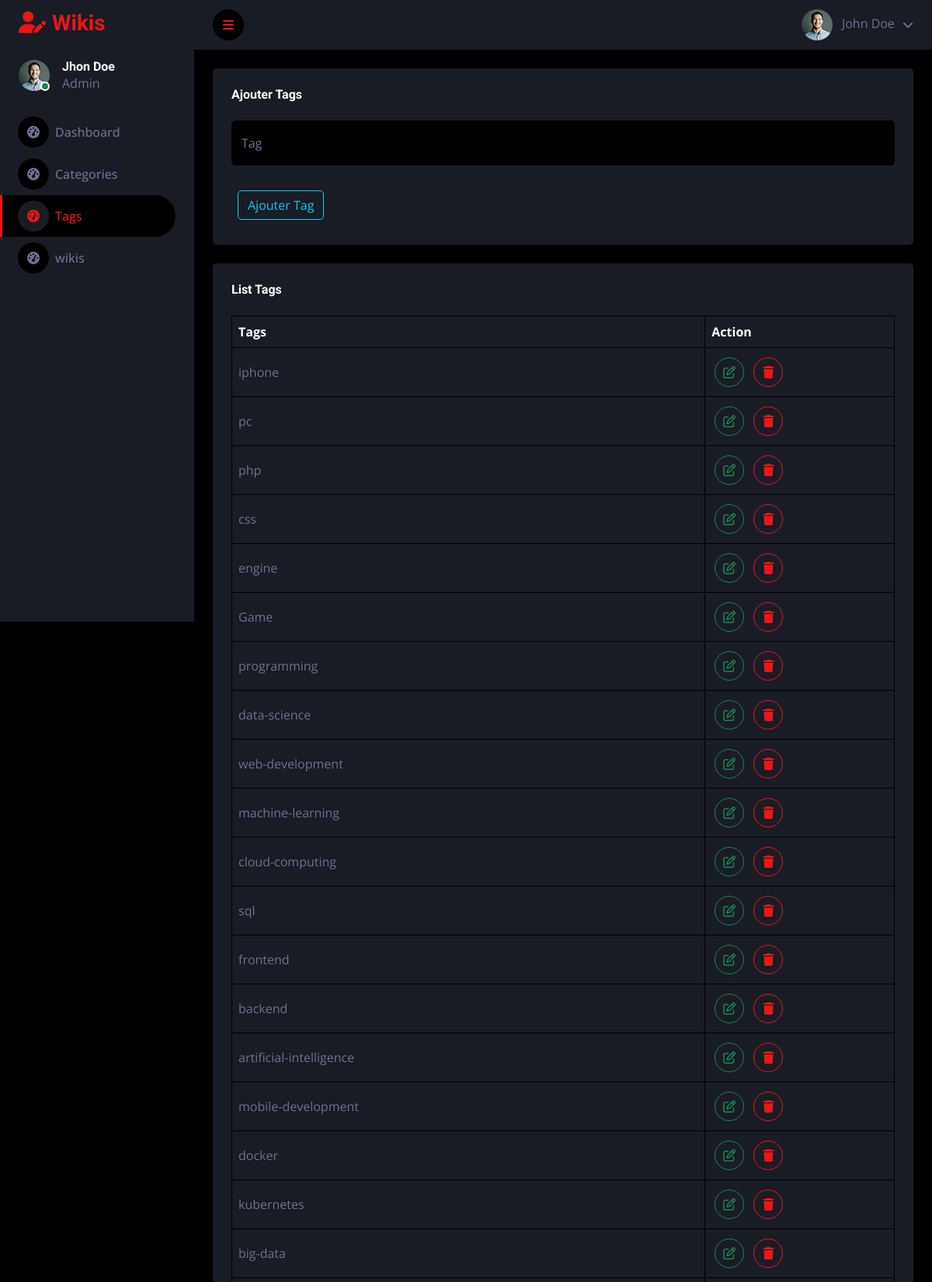
/index.php?action=Page_Tags (signed in, upper part), run on the app's committed database.
### tables this page shows
CREATE TABLE `tags` (
  `tag_id` int(11) NOT NULL,
  `tag_name` varchar(50) NOT NULL
);

### Controller/Dashboard_admin/Controller_Tags.php (called while the page is built, shortened)
<?php
include_once "Model\Dashboard_Admin\DAO_Dashboard\DAO_Tags.php";
class controller_Tags {
    function controller_select_Tags()  {
        $model_Tags = new model_Tags() ;
        $AllTags =   $model_Tags->getAllTags() ;
        include_once "View\Vew_Admin\Tags\Tags.php" ;
    }
}

### Model/conn.php (called while the page is built, shortened)
<?php
class Database {
    private $host = "localhost";
    private $db_name = "wiki";
    private $username = "root";
    private $password = "";
    public function getConnection(){
        $this->conn = null;
        try {
            $this->conn = new PDO("mysql:host=" . $this->host . ";dbname=" . $this->db_name, $this->username, $this->password);
            $this->conn->setAttribute(PDO::ATTR_ERRMODE, PDO::ERRMODE_EXCEPTION);
            $this->conn->setAttribute(PDO::ATTR_DEFAULT_FETCH_MODE, PDO::FETCH_ASSOC);
        } catch(PDOException $exception){
            echo "Connection error: " . $exception->getMessage();
        }
        return $this->conn;
    }
}
?>

### Model/Dashboard_Admin/DAO_Dashboard/DAO_Tags.php (called while the page is built, shortened)
<?php
include "Model\Dashboard_Admin\Class_Dashboard\Class_tags.php";
class model_Tags extends Database {
    public function getAllTags(){
        $consulta = $this->getConnection()->prepare("SELECT * FROM  tags" );
        $consulta->execute();
        $result = $consulta->fetchAll();
        $Tags = array();
        foreach ($result as $B) {
            $Tags[] = new Tags($B["tag_id"],$B["tag_name"]);
        }
        return $Tags;
    }
}

### Model/Dashboard_Admin/Class_Dashboard/Class_tags.php (called while the page is built)
<?php
class Tags {
    private $tag_id;
    private $tag_name;
    public function __construct($tag_id , $tag_name ) {
        $this->tag_name = $tag_name;
        $this->tag_id = $tag_id;
    }
    public function getTag_name()  {
        return $this->tag_name;
    }
    public function gettag_id()  {
        return $this->tag_id;
    }
}

### View/Vew_Admin/Tags/Tags.php (the view, shortened to what this page needs)
<?php
if (isset( $_SESSION["Admin"])) { ?>
            <div class="container-fluid pt-4 px-4">
            <form action="index.php?action=CreateTags" method="post">
                <div class="bg-secondary rounded h-100 p-4">
                    <h6 class="mb-4">Ajouter Tags</h6>
                    <div class="form-floating mb-3">
                        <input type="text" class="form-control" id="floatingInput" name="tag_name" value="<?=  (isset($_GET["tag_name"])) ? $_GET["tag_name"] : "" ; ?>"
                            placeholder="name@example.com">
                        <label for="floatingInput">Tag</label>
                    </div>
                    <div class="orm-floating mt-4">
                        <button type="submit" class="btn btn-outline-info m-2">Ajouter Tag</button>
                    </div>
                </div>
            </form>
            </div>
            <div class="container-fluid pt-4 px-4">
                <div class="bg-secondary text-center rounded p-4">
                    <div class="d-flex align-items-center justify-content-between mb-4">
                        <h6 class="mb-0">List Tags</h6>
                    </div>
                    <div class="table-responsive">
                        <table class="table text-start align-middle table-bordered table-hover mb-0">
                            <thead>
                                <tr class="text-white">
                                    <th scope="col" class=" col-lg-5 ">Tags</th>
                                    <th scope="col" class=" col-lg-2 ">Action</th>
                                </tr>
                            </thead>
                            <tbody>
                            <?php foreach ($AllTags as $value) {     ?>
                                   <tr>
                                       <td><?= $value->getTag_name() ?></td>
                                       <td><a class="btn btn-square btn-outline-success m-1" href="index.php?action=UpdateTags&tag_id=<?= $value->gettag_id()  ?>"><i class="fa-regular fa-pen-to-square"></i></a>
                                       <a class="btn btn-square btn-outline-primary m-1 modal-trigger" data-bs-toggle="modal" data-bs-name="<?= $value->getTag_name()  ?>"  data-bs-id="<?= $value->gettag_id() ?>" href=""><i class="fa-solid fa-trash"></i></a>
                                           </td>
                                   </tr>
                                   <?php } ?>
                            </tbody>
                        </table>
                    </div>
                </div>
            </div>
     <?php $contant =  ob_get_clean();
    include_once "View\layout_Admin.php" ;
}else {
    header("Location: index.php?action=form_login");
}

### public/css/style.css (style rules this page uses)
:root { --primary: #EB1616; --secondary: #191C24; --light: #6C7293; --dark: #000000; }
.btn { transition: .5s; }
.btn-square { width: 38px; height: 38px; }
.btn-square, .btn-sm-square, .btn-lg-square { padding: 0; display: inline-flex; align-items: center; justify-content: center; font-weight: normal; border-radius: 50px; }

### data on the page
tags: tag_name "iphone"
tags: tag_name "pc"
tags: tag_name "php"
tags: tag_name "css"
tags: tag_name "engine"
tags: tag_name "Game"
tags: tag_name "programming"
tags: tag_name "data-science"
tags: tag_name "web-development"
tags: tag_name "machine-learning"
tags: tag_name "cloud-computing"
tags: tag_name "sql"
tags: tag_name "frontend"
tags: tag_name "backend"
tags: tag_name "artificial-intelligence"
tags: tag_name "mobile-development"
tags: tag_name "docker"
tags: tag_name "kubernetes"
tags: tag_name "big-data"
